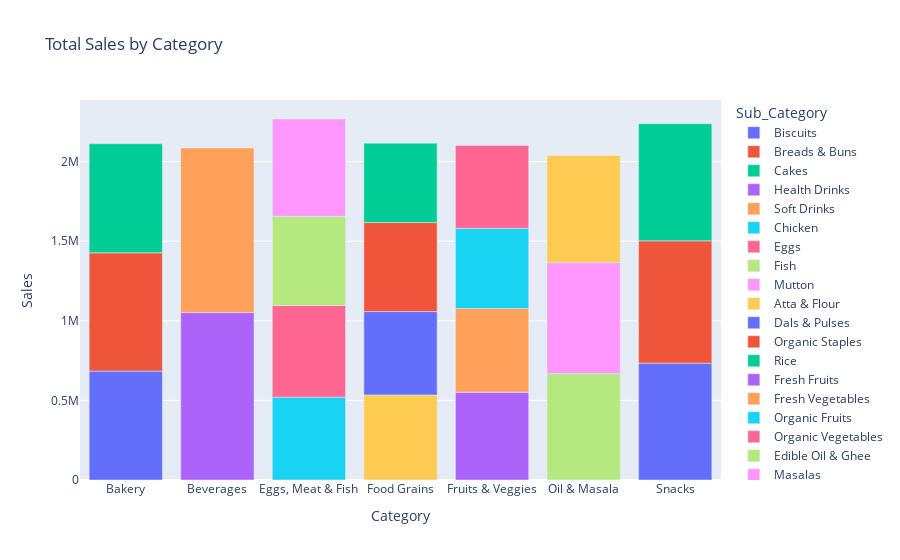

Notebook cell for this chart:
### Code cell
fig = px.bar(category_sales, x='Category', y='Sales', color='Sub_Category', title='Total Sales by Category')
fig.show()

### Figure 1 — Plotly figure (JSON) as saved in the notebook; plotly's stock layout.template omitted (floating-point values rounded to 4 significant figures)
{"data": [{"alignmentgroup": "True", "hovertemplate": "Sub_Category=Biscuits<br>Category=%{x}<br>Sales=%{y}<extra></extra>", "legendgroup": "Biscuits", "marker": {"color": "#636efa", "pattern": {"shape": ""}}, "name": "Biscuits", "offsetgroup": "Biscuits", "orientation": "v", "showlegend": true, "textposition": "auto", "type": "bar", "x": ["Bakery"], "xaxis": "x", "y": [684083], "yaxis": "y"}, {"alignmentgroup": "True", "hovertemplate": "Sub_Category=Breads & Buns<br>Category=%{x}<br>Sales=%{y}<extra></extra>", "legendgroup": "Breads & Buns", "marker": {"color": "#EF553B", "pattern": {"shape": ""}}, "name": "Breads & Buns", "offsetgroup": "Breads & Buns", "orientation": "v", "showlegend": true, "textposition": "auto", "type": "bar", "x": ["Bakery"], "xaxis": "x", "y": [742586], "yaxis": "y"}, {"alignmentgroup": "True", "hovertemplate": "Sub_Category=Cakes<br>Category=%{x}<br>Sales=%{y}<extra></extra>", "legendgroup": "Cakes", "marker": {"color": "#00cc96", "pattern": {"shape": ""}}, "name": "Cakes", "offsetgroup": "Cakes", "orientation": "v", "showlegend": true, "textposition": "auto", "type": "bar", "x": ["Bakery"], "xaxis": "x", "y": [685612], "yaxis": "y"}, {"alignmentgroup": "True", "hovertemplate": "Sub_Category=Health Drinks<br>Category=%{x}<br>Sales=%{y}<extra></extra>", "legendgroup": "Health Drinks", "marker": {"color": "#ab63fa", "pattern": {"shape": ""}}, "name": "Health Drinks", "offsetgroup": "Health Drinks", "orientation": "v", "showlegend": true, "textposition": "auto", "type": "bar", "x": ["Beverages"], "xaxis": "x", "y": [1051439], "yaxis": "y"}, {"alignmentgroup": "True", "hovertemplate": "Sub_Category=Soft Drinks<br>Category=%{x}<br>Sales=%{y}<extra></extra>", "legendgroup": "Soft Drinks", "marker": {"color": "#FFA15A", "pattern": {"shape": ""}}, "name": "Soft Drinks", "offsetgroup": "Soft Drinks", "orientation": "v", "showlegend": true, "textposition": "auto", "type": "bar", "x": ["Beverages"], "xaxis": "x", "y": [1033874], "yaxis": "y"}, {"alignmentgroup": "True", "hovertemplate": "Sub_Category=Chicken<br>Category=%{x}<br>Sales=%{y}<extra></extra>", "legendgroup": "Chicken", "marker": {"color": "#19d3f3", "pattern": {"shape": ""}}, "name": "Chicken", "offsetgroup": "Chicken", "orientation": "v", "showlegend": true, "textposition": "auto", "type": "bar", "x": ["Eggs, Meat & Fish"], "xaxis": "x", "y": [520497], "yaxis": "y"}, {"alignmentgroup": "True", "hovertemplate": "Sub_Category=Eggs<br>Category=%{x}<br>Sales=%{y}<extra></extra>", "legendgroup": "Eggs", "marker": {"color": "#FF6692", "pattern": {"shape": ""}}, "name": "Eggs", "offsetgroup": "Eggs", "orientation": "v", "showlegend": true, "textposition": "auto", "type": "bar", "x": ["Eggs, Meat & Fish"], "xaxis": "x", "y": [575156], "yaxis": "y"}, {"alignmentgroup": "True", "hovertemplate": "Sub_Category=Fish<br>Category=%{x}<br>Sales=%{y}<extra></extra>", "legendgroup": "Fish", "marker": {"color": "#B6E880", "pattern": {"shape": ""}}, "name": "Fish", "offsetgroup": "Fish", "orientation": "v", "showlegend": true, "textposition": "auto", "type": "bar", "x": ["Eggs, Meat & Fish"], "xaxis": "x", "y": [560548], "yaxis": "y"}, {"alignmentgroup": "True", "hovertemplate": "Sub_Category=Mutton<br>Category=%{x}<br>Sales=%{y}<extra></extra>", "legendgroup": "Mutton", "marker": {"color": "#FF97FF", "pattern": {"shape": ""}}, "name": "Mutton", "offsetgroup": "Mutton", "orientation": "v", "showlegend": true, "textposition": "auto", "type": "bar", "x": ["Eggs, Meat & Fish"], "xaxis": "x", "y": [611200], "yaxis": "y"}, {"alignmentgroup": "True", "hovertemplate": "Sub_Category=Atta & Flour<br>Category=%{x}<br>Sales=%{y}<extra></extra>", "legendgroup": "Atta & Flour", "marker": {"color": "#FECB52", "pattern": {"shape": ""}}, "name": "Atta & Flour", "offsetgroup": "Atta & Flour", "orientation": "v", "showlegend": true, "textposition": "auto", "type": "bar", "x": ["Food Grains"], "xaxis": "x", "y": [534649], "yaxis": "y"}, {"alignmentgroup": "True", "hovertemplate": "Sub_Category=Dals & Pulses<br>Category=%{x}<br>Sales=%{y}<extra></extra>", "legendgroup": "Dals & Pulses", "marker": {"color": "#636efa", "pattern": {"shape": ""}}, "name": "Dals & Pulses", "offsetgroup": "Dals & Pulses", "orientation": "v", "showlegend": true, "textposition": "auto", "type": "bar", "x": ["Food Grains"], "xaxis": "x", "y": [523371], "yaxis": "y"}, {"alignmentgroup": "True", "hovertemplate": "Sub_Category=Organic Staples<br>Category=%{x}<br>Sales=%{y}<extra></extra>", "legendgroup": "Organic Staples", "marker": {"color": "#EF553B", "pattern": {"shape": ""}}, "name": "Organic Staples", "offsetgroup": "Organic Staples", "orientation": "v", "showlegend": true, "textposition": "auto", "type": "bar", "x": ["Food Grains"], "xaxis": "x", "y": [558929], "yaxis": "y"}, {"alignmentgroup": "True", "hovertemplate": "Sub_Category=Rice<br>Category=%{x}<br>Sales=%{y}<extra></extra>", "legendgroup": "Rice", "marker": {"color": "#00cc96", "pattern": {"shape": ""}}, "name": "Rice", "offsetgroup": "Rice", "orientation": "v", "showlegend": true, "textposition": "auto", "type": "bar", "x": ["Food Grains"], "xaxis": "x", "y": [498323], "yaxis": "y"}, {"alignmentgroup": "True", "hovertemplate": "Sub_Category=Fresh Fruits<br>Category=%{x}<br>Sales=%{y}<extra></extra>", "legendgroup": "Fresh Fruits", "marker": {"color": "#ab63fa", "pattern": {"shape": ""}}, "name": "Fresh Fruits", "offsetgroup": "Fresh Fruits", "orientation": "v", "showlegend": true, "textposition": "auto", "type": "bar", "x": ["Fruits & Veggies"], "xaxis": "x", "y": [551212], "yaxis": "y"}, {"alignmentgroup": "True", "hovertemplate": "Sub_Category=Fresh Vegetables<br>Category=%{x}<br>Sales=%{y}<extra></extra>", "legendgroup": "Fresh Vegetables", "marker": {"color": "#FFA15A", "pattern": {"shape": ""}}, "name": "Fresh Vegetables", "offsetgroup": "Fresh Vegetables", "orientation": "v", "showlegend": true, "textposition": "auto", "type": "bar", "x": ["Fruits & Veggies"], "xaxis": "x", "y": [525842], "yaxis": "y"}, {"alignmentgroup": "True", "hovertemplate": "Sub_Category=Organic Fruits<br>Category=%{x}<br>Sales=%{y}<extra></extra>", "legendgroup": "Organic Fruits", "marker": {"color": "#19d3f3", "pattern": {"shape": ""}}, "name": "Organic Fruits", "offsetgroup": "Organic Fruits", "orientation": "v", "showlegend": true, "textposition": "auto", "type": "bar", "x": ["Fruits & Veggies"], "xaxis": "x", "y": [503402], "yaxis": "y"}, {"alignmentgroup": "True", "hovertemplate": "Sub_Category=Organic Vegetables<br>Category=%{x}<br>Sales=%{y}<extra></extra>", "legendgroup": "Organic Vegetables", "marker": {"color": "#FF6692", "pattern": {"shape": ""}}, "name": "Organic Vegetables", "offsetgroup": "Organic Vegetables", "orientation": "v", "showlegend": true, "textposition": "auto", "type": "bar", "x": ["Fruits & Veggies"], "xaxis": "x", "y": [520271], "yaxis": "y"}, {"alignmentgroup": "True", "hovertemplate": "Sub_Category=Edible Oil & Ghee<br>Category=%{x}<br>Sales=%{y}<extra></extra>", "legendgroup": "Edible Oil & Ghee", "marker": {"color": "#B6E880", "pattern": {"shape": ""}}, "name": "Edible Oil & Ghee", "offsetgroup": "Edible Oil & Ghee", "orientation": "v", "showlegend": true, "textposition": "auto", "type": "bar", "x": ["Oil & Masala"], "xaxis": "x", "y": [668086], "yaxis": "y"}, {"alignmentgroup": "True", "hovertemplate": "Sub_Category=Masalas<br>Category=%{x}<br>Sales=%{y}<extra></extra>", "legendgroup": "Masalas", "marker": {"color": "#FF97FF", "pattern": {"shape": ""}}, "name": "Masalas", "offsetgroup": "Masalas", "orientation": "v", "showlegend": true, "textposition": "auto", "type": "bar", "x": ["Oil & Masala"], "xaxis": "x", "y": [697480], "yaxis": "y"}, {"alignmentgroup": "True", "hovertemplate": "Sub_Category=Spices<br>Category=%{x}<br>Sales=%{y}<extra></extra>", "legendgroup": "Spices", "marker": {"color": "#FECB52", "pattern": {"shape": ""}}, "name": "Spices", "offsetgroup": "Spices", "orientation": "v", "showlegend": true, "textposition": "auto", "type": "bar", "x": ["Oil & Masala"], "xaxis": "x", "y": [672876], "yaxis": "y"}, {"alignmentgroup": "True", "hovertemplate": "Sub_Category=Chocolates<br>Category=%{x}<br>Sales=%{y}<extra></extra>", "legendgroup": "Chocolates", "marker": {"color": "#636efa", "pattern": {"shape": ""}}, "name": "Chocolates", "offsetgroup": "Chocolates", "orientation": "v", "showlegend": true, "textposition": "auto", "type": "bar", "x": ["Snacks"], "xaxis": "x", "y": [733898], "yaxis": "y"}, {"alignmentgroup": "True", "hovertemplate": "Sub_Category=Cookies<br>Category=%{x}<br>Sales=%{y}<extra></extra>", "legendgroup": "Cookies", "marker": {"color": "#EF553B", "pattern": {"shape": ""}}, "name": "Cookies", "offsetgroup": "Cookies", "orientation": "v", "showlegend": true, "textposition": "auto", "type": "bar", "x": ["Snacks"], "xaxis": "x", "y": [768213], "yaxis": "y"}, {"alignmentgroup": "True", "hovertemplate": "Sub_Category=Noodles<br>Category=%{x}<br>Sales=%{y}<extra></extra>", "legendgroup": "Noodles", "marker": {"color": "#00cc96", "pattern": {"shape": ""}}, "name": "Noodles", "offsetgroup": "Noodles", "orientation": "v", "showlegend": true, "textposition": "auto", "type": "bar", "x": ["Snacks"], "xaxis": "x", "y": [735435], "yaxis": "y"}], "layout": {"autosize": true, "barmode": "relative", "legend": {"title": {"text": "Sub_Category"}, "tracegroupgap": 0}, "title": {"text": "Total Sales by Category"}, "xaxis": {"anchor": "y", "autorange": true, "domain": [0, 1], "range": [-0.5, 6.5], "title": {"text": "Category"}, "type": "category"}, "yaxis": {"anchor": "x", "autorange": true, "domain": [0, 1], "range": [0, 2387000.0], "title": {"text": "Sales"}, "type": "linear"}}}
